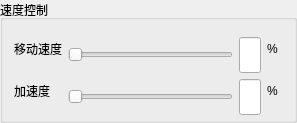
       <widget class="QGroupBox" name="groupBox_6">
        <property name="title">
         <string>速度控制</string>
        </property>
        <layout class="QGridLayout" name="gridLayout_5" columnstretch="2,10,1,1">
         <item row="0" column="0">
          <widget class="QLabel" name="label_3">
           <property name="minimumSize">
            <size>
             <width>0</width>
             <height>36</height>
            </size>
           </property>
           <property name="text">
            <string>移动速度</string>
           </property>
          </widget>
         </item>
         <item row="0" column="1">
          <widget class="QSlider" name="horizontalSlider_MoveSpeed">
           <property name="minimumSize">
            <size>
             <width>0</width>
             <height>36</height>
            </size>
           </property>
           <property name="maximumSize">
            <size>
             <width>16777215</width>
             <height>24</height>
            </size>
           </property>
           <property name="minimum">
            <number>1</number>
           </property>
           <property name="maximum">
            <number>100</number>
           </property>
           <property name="orientation">
            <enum>Qt::Horizontal</enum>
           </property>
          </widget>
         </item>
         <item row="0" column="2">
          <widget class="QLineEdit" name="lineEdit_MoveSpeed">
           <property name="sizePolicy">
            <sizepolicy hsizetype="Preferred" vsizetype="Fixed">
             <horstretch>0</horstretch>
             <verstretch>0</verstretch>
            </sizepolicy>
           </property>
           <property name="minimumSize">
            <size>
             <width>0</width>
             <height>36</height>
            </size>
           </property>
           <property name="maximumSize">
            <size>
             <width>16777215</width>
             <height>24</height>
            </size>
           </property>
           <property name="readOnly">
            <bool>true</bool>
           </property>
          </widget>
         </item>
         <item row="0" column="3">
          <widget class="QLabel" name="label_5">
           <property name="minimumSize">
            <size>
             <width>0</width>
             <height>36</height>
            </size>
           </property>
           <property name="text">
            <string>%</string>
           </property>
          </widget>
         </item>
         <item row="1" column="0">
          <widget class="QLabel" name="label_4">
           <property name="minimumSize">
            <size>
             <width>0</width>
             <height>36</height>
            </size>
           </property>
           <property name="text">
            <string>加速度</string>
           </property>
          </widget>
         </item>
         <item row="1" column="1">
          <widget class="QSlider" name="horizontalSlider_Accelerations">
           <property name="minimumSize">
            <size>
             <width>0</width>
             <height>36</height>
            </size>
           </property>
           <property name="maximumSize">
            <size>
             <width>16777215</width>
             <height>24</height>
            </size>
           </property>
           <property name="minimum">
            <number>1</number>
           </property>
           <property name="maximum">
            <number>100</number>
           </property>
           <property name="orientation">
            <enum>Qt::Horizontal</enum>
           </property>
          </widget>
         </item>
         <item row="1" column="2">
          <widget class="QLineEdit" name="lineEdit_Accelerations">
           <property name="sizePolicy">
            <sizepolicy hsizetype="Preferred" vsizetype="Fixed">
             <horstretch>0</horstretch>
             <verstretch>0</verstretch>
            </sizepolicy>
           </property>
           <property name="minimumSize">
            <size>
             <width>0</width>
             <height>36</height>
            </size>
           </property>
           <property name="maximumSize">
            <size>
             <width>16777215</width>
             <height>24</height>
            </size>
           </property>
           <property name="readOnly">
            <bool>true</bool>
           </property>
          </widget>
         </item>
         <item row="1" column="3">
          <widget class="QLabel" name="label_6">
           <property name="minimumSize">
            <size>
             <width>0</width>
             <height>36</height>
            </size>
           </property>
           <property name="text">
            <string>%</string>
           </property>
          </widget>
         </item>
        </layout>
       </widget>
